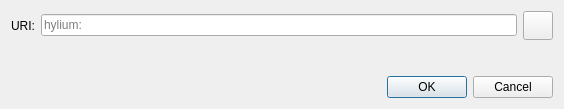
<?xml version="1.0" encoding="UTF-8"?>
<ui version="4.0">
 <class>OpenURIDialog</class>
 <widget class="QDialog" name="OpenURIDialog">
  <property name="geometry">
   <rect>
    <x>0</x>
    <y>0</y>
    <width>564</width>
    <height>109</height>
   </rect>
  </property>
  <property name="windowTitle">
   <string>Open hylium URI</string>
  </property>
  <layout class="QVBoxLayout" name="verticalLayout">
   <item>
    <layout class="QHBoxLayout" name="horizontalLayout">
     <item>
      <widget class="QLabel" name="label">
       <property name="text">
        <string>URI:</string>
       </property>
      </widget>
     </item>
     <item>
      <widget class="QValidatedLineEdit" name="uriEdit">
       <property name="placeholderText">
        <string notr="true">hylium:</string>
       </property>
      </widget>
     </item>
     <item>
      <widget class="QToolButton" name="pasteButton">
       <property name="toolTip">
        <string extracomment="Tooltip text for button that allows you to paste an address that is in your clipboard.">Paste address from clipboard</string>
       </property>
       <property name="text">
        <string/>
       </property>
       <property name="icon">
        <iconset resource="../hylium.qrc">
         <normaloff>:/icons/editpaste</normaloff>:/icons/editpaste
        </iconset>
       </property>
       <property name="iconSize">
        <size>
         <width>22</width>
         <height>22</height>
        </size>
       </property>
      </widget>
     </item>
    </layout>
   </item>
   <item>
    <spacer name="verticalSpacer">
     <property name="orientation">
      <enum>Qt::Vertical</enum>
     </property>
     <property name="sizeHint" stdset="0">
      <size>
       <width>20</width>
       <height>40</height>
      </size>
     </property>
    </spacer>
   </item>
   <item>
    <widget class="QDialogButtonBox" name="buttonBox">
     <property name="orientation">
      <enum>Qt::Horizontal</enum>
     </property>
     <property name="standardButtons">
      <set>QDialogButtonBox::Cancel|QDialogButtonBox::Ok</set>
     </property>
    </widget>
   </item>
  </layout>
 </widget>
 <customwidgets>
  <customwidget>
   <class>QValidatedLineEdit</class>
   <extends>QLineEdit</extends>
   <header>qt/qvalidatedlineedit.h</header>
  </customwidget>
 </customwidgets>
 <resources/>
 <connections>
  <connection>
   <sender>buttonBox</sender>
   <signal>accepted()</signal>
   <receiver>OpenURIDialog</receiver>
   <slot>accept()</slot>
   <hints>
    <hint type="sourcelabel">
     <x>248</x>
     <y>254</y>
    </hint>
    <hint type="destinationlabel">
     <x>157</x>
     <y>274</y>
    </hint>
   </hints>
  </connection>
  <connection>
   <sender>buttonBox</sender>
   <signal>rejected()</signal>
   <receiver>OpenURIDialog</receiver>
   <slot>reject()</slot>
   <hints>
    <hint type="sourcelabel">
     <x>316</x>
     <y>260</y>
    </hint>
    <hint type="destinationlabel">
     <x>286</x>
     <y>274</y>
    </hint>
   </hints>
  </connection>
 </connections>
</ui>
